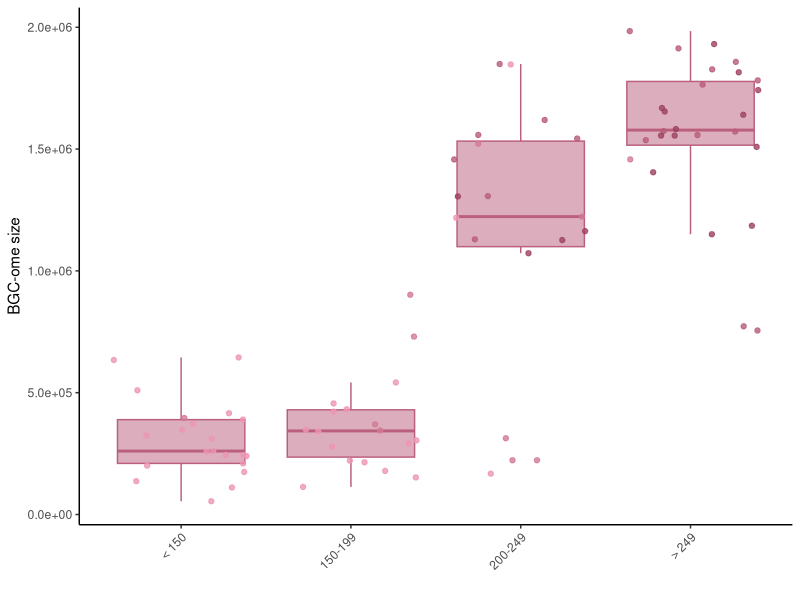

The R script that drew this image:
library(ggplot2)

dat <- read.table("Myxo_ScatterPlot_Input.with_bins.txt", header=T, sep='\t')

png("Myxococcota_Plot.png", height=3, width=2.5, res=600, units='in')
ggplot(dat, aes(x=reorder(social_count_bin, order), y=relaxed_bgcome_size, color=Myxococcota_sporulation_genes)) + geom_boxplot(color='#ba5f7c', fill='#ba5f7c', alpha=0.5, outlier.shape=NA) + geom_jitter(show.legend=F, alpha=0.8) + xlab("") + ylab("BGC-ome size") + theme_classic() + scale_y_continuous(labels = function(x) format(x, scientific = TRUE)) + scale_color_gradient(low='#ed95b1', high='#9e415f') + theme(axis.text.x = element_text(angle = 45, vjust = 1, hjust=1))
dev.off()
